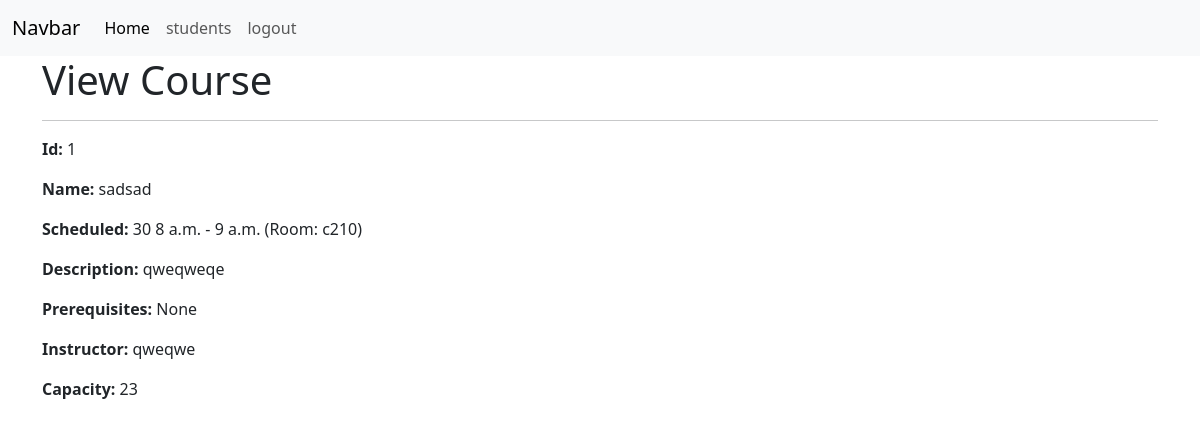
Before: /course/1 with the older database file.
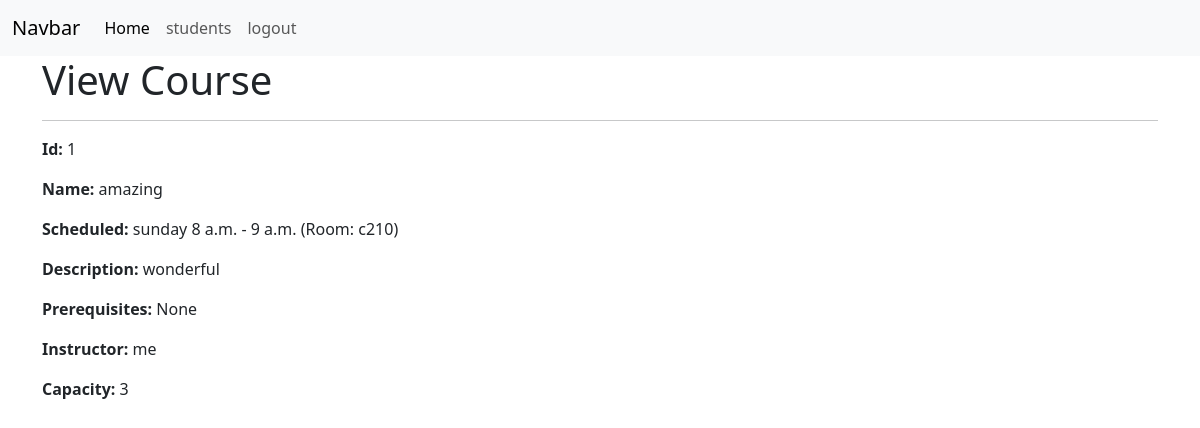
After: the same page with the newer database file.
### App/models.py (models this page shows)
class Courses(models.Model):
    id = models.CharField(primary_key=True,max_length=10)
    name = models.CharField( max_length=50)
    description = models.CharField(max_length=255)
    prerequisites = models.ForeignKey('self', on_delete=models.DO_NOTHING, null=True, blank=True)
    instructor = models.CharField(max_length=50)
    capacity = models.IntegerField()
    scheduled = models.ForeignKey(CourseSchedules, on_delete=models.CASCADE)

class CourseSchedules(models.Model):
    DAYS = (
        ('sun','sunday'),
        ('mon','monday'),
        ('tue','tuesday'),
        ('wen','wenday'),
        ('thu','thursday'),
        ('fri','friday'),
        ('sat','satarday'),
    )
    id = models.IntegerField(primary_key=True)
    startTime = models.TimeField()
    endTime = models.TimeField()
    days = models.CharField(max_length=10, null=True, choices=DAYS)
    roomNo = models.CharField(max_length=20)

### App/views.py (the view)
# urls.py: path('course/<str:pk>', views.course, name='course'),
def course(request, pk):
    course = Courses.objects.get(id=pk)
    context = {'course':course}
    return render(request, 'App/course.html', context)

### App/templates/App/course.html
{% extends "App/main.html" %}
{% load static %}
{% block content %}
<div class="container">
    <h1>View Course</h1>
    <hr>
    <p><b>Id:</b> {{ course.id }}</p>
    <p><b>Name:</b> {{ course.name }}</p>
    <p><b>Scheduled:</b>
            {% if course.scheduled %}
                {{ course.scheduled.get_days_display }} {{ course.scheduled.startTime }} - {{ course.scheduled.endTime }} (Room: {{ course.scheduled.roomNo }})
            {% else %}
                None
            {% endif %}
      </p>
    <p><b>Description:</b> {{ course.description }}</p>
    <p><b>Prerequisites:</b>
        {% if course.prerequisites %}
            {{ course.prerequisites.name }}
        {% else %}
            None
        {% endif %}
    </p>
    <p><b>Instructor:</b> {{ course.instructor }}</p>
    <p><b>Capacity:</b> {{ course.capacity }}</p>
</div>
{% endblock content %}

Changed rows visible on the page:
changed Courses id 1: name "sadsad" → "amazing"; scheduled.days "30" → "sunday"; description "qweqweqe" → "wonderful"; instructor "qweqwe" → "me"; capacity "23" → "3"
